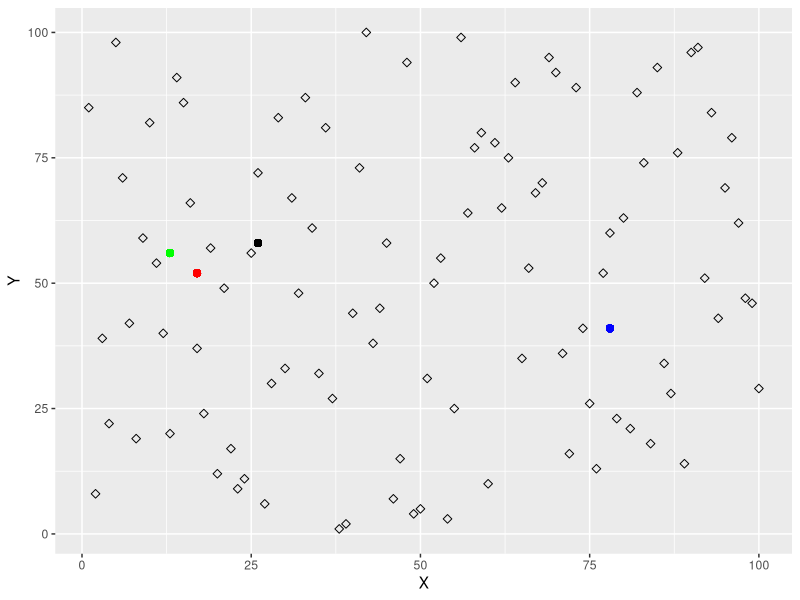
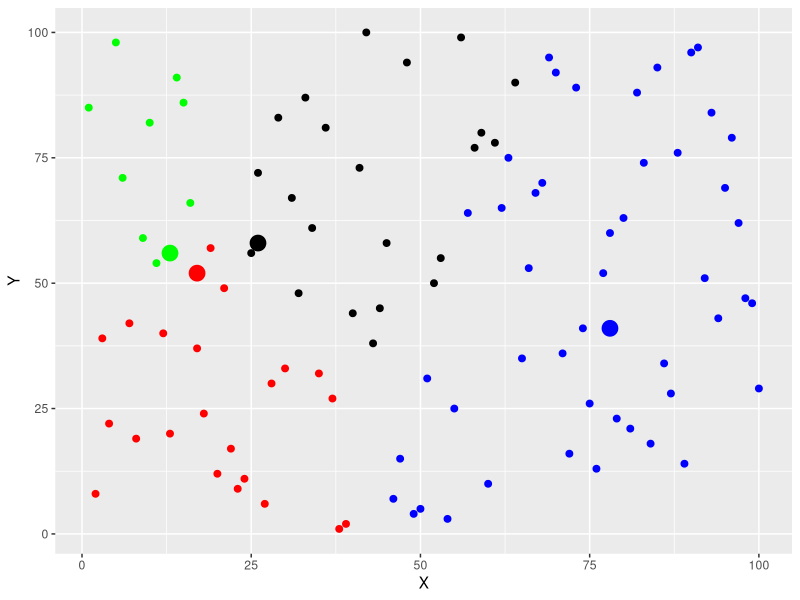

Recreate these plots in R, in order.
library(ggplot2)

set.seed(2)

#Setting up the datasets
npoints = 100
dataset = matrix(data = NA, npoints, 2)
dataset[,1] = sample(1:100, npoints)
dataset[,2] = sample(1:100, npoints)
dataset

#initialize centroids to random values
centroid1 = sample(1:100, 2)
centroid2 = sample(1:100, 2)
centroid3 = sample(1:100, 2)
centroid4 = sample(1:100, 2)

centroid1
centroid2
centroid3
centroid4

ggplot(data = data.frame(dataset), aes(x = dataset[,1], y = dataset[,2])) +
  geom_point(size=2, shape=23) + xlab("X") + ylab("Y") +
  geom_point(aes(x=centroid1[1], y=centroid1[2]), colour="blue", size=2) +
  geom_point(aes(x=centroid2[1], y=centroid2[2]), colour="red", size=2) +
  geom_point(aes(x=centroid3[1], y=centroid3[2]), colour="green", size=2) +
  geom_point(aes(x=centroid4[1], y=centroid4[2]), colour="black", size=2)

distance <- function(matrix, centroid){
  
  dist = vector()
  
  for(i in 1:nrow(matrix)){
    dist[i] = sqrt((centroid[1] - matrix[i,1])^2 + (centroid[2] - matrix[i,2])^2)
  }
  
  return(dist)
}

distances1 = distance(dataset, centroid1)
distances2 = distance(dataset, centroid2)
distances3 = distance(dataset, centroid3)
distances4 = distance(dataset, centroid4)

distances1
distances2
distances3
distances4

all4distances = matrix(ncol = npoints, nrow = 4)

all4distances[1,] = distances1
all4distances[2,] = distances2
all4distances[3,] = distances3
all4distances[4,] = distances4

all4distances

clusterAssignment = vector()

for(i in 1:npoints){
  clusterAssignment[i] = which.min(all4distances[,i])
}

clusterAssignment

cluster1 = matrix(data = NA, npoints, ncol = 2)
cluster2 = matrix(data = NA, npoints, ncol = 2)
cluster3 = matrix(data = NA, npoints, ncol = 2)
cluster4 = matrix(data = NA, npoints, ncol = 2)

for(i in 1:npoints){
    if(clusterAssignment[i] == 1){
      cluster1[i,] = dataset[i,]
    } else if(clusterAssignment[i] == 2){
      cluster2[i,] = dataset[i,]
    } else if(clusterAssignment[i] == 3){
      cluster3[i,] = dataset[i,]
    } else if(clusterAssignment[i] == 4){
      cluster4[i,] = dataset[i,]
    }
  }

cluster1 = cluster1[rowSums(is.na(cluster1)) != ncol(cluster1), ]
cluster2 = cluster2[rowSums(is.na(cluster2)) != ncol(cluster2), ]
cluster3 = cluster3[rowSums(is.na(cluster3)) != ncol(cluster3), ]
cluster4 = cluster4[rowSums(is.na(cluster4)) != ncol(cluster4), ]

cluster1
cluster2
cluster3
cluster4

ggplot(data = NULL) +
  geom_point(aes(x=centroid1[1], y=centroid1[2]), colour="blue", size=5) +
  geom_point(aes(x=cluster1[,1], y=cluster1[,2]), colour="blue", size=2) +
  geom_point(aes(x=centroid2[1], y=centroid2[2]), colour="red", size=5) +
  geom_point(aes(x=cluster2[,1], y=cluster2[,2]), colour="red", size=2) +
  geom_point(aes(x=centroid3[1], y=centroid3[2]), colour="green", size=5) +
  geom_point(aes(x=cluster3[,1], y=cluster3[,2]), colour="green", size=2) +
  geom_point(aes(x=centroid4[1], y=centroid4[2]), colour="black", size=5) +
  geom_point(aes(x=cluster4[,1], y=cluster4[,2]), colour="black", size=2) +
  xlab("X") + ylab("Y")
  
